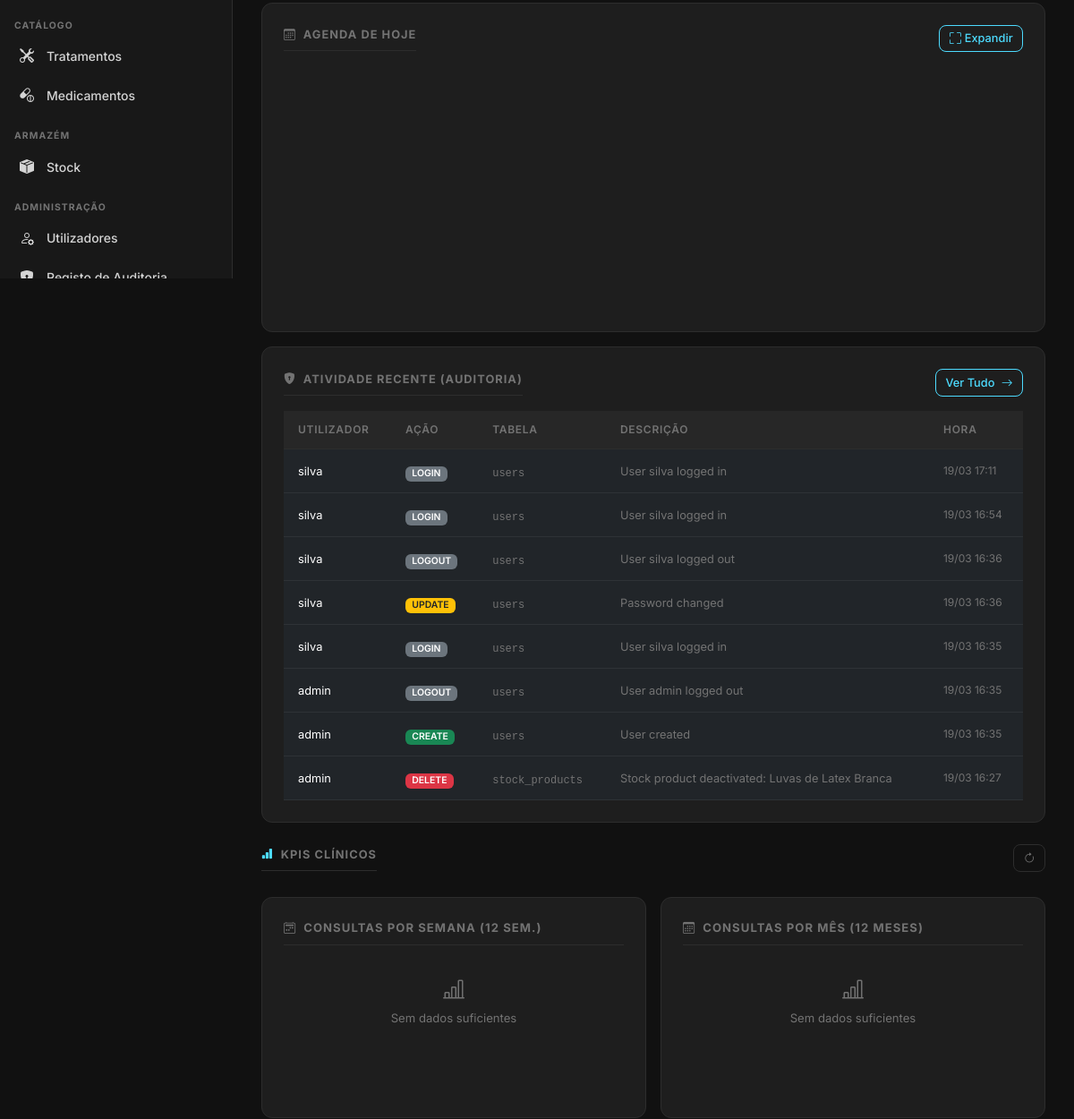
The page /dashboard (signed in, middle part) on the database as committed earlier.
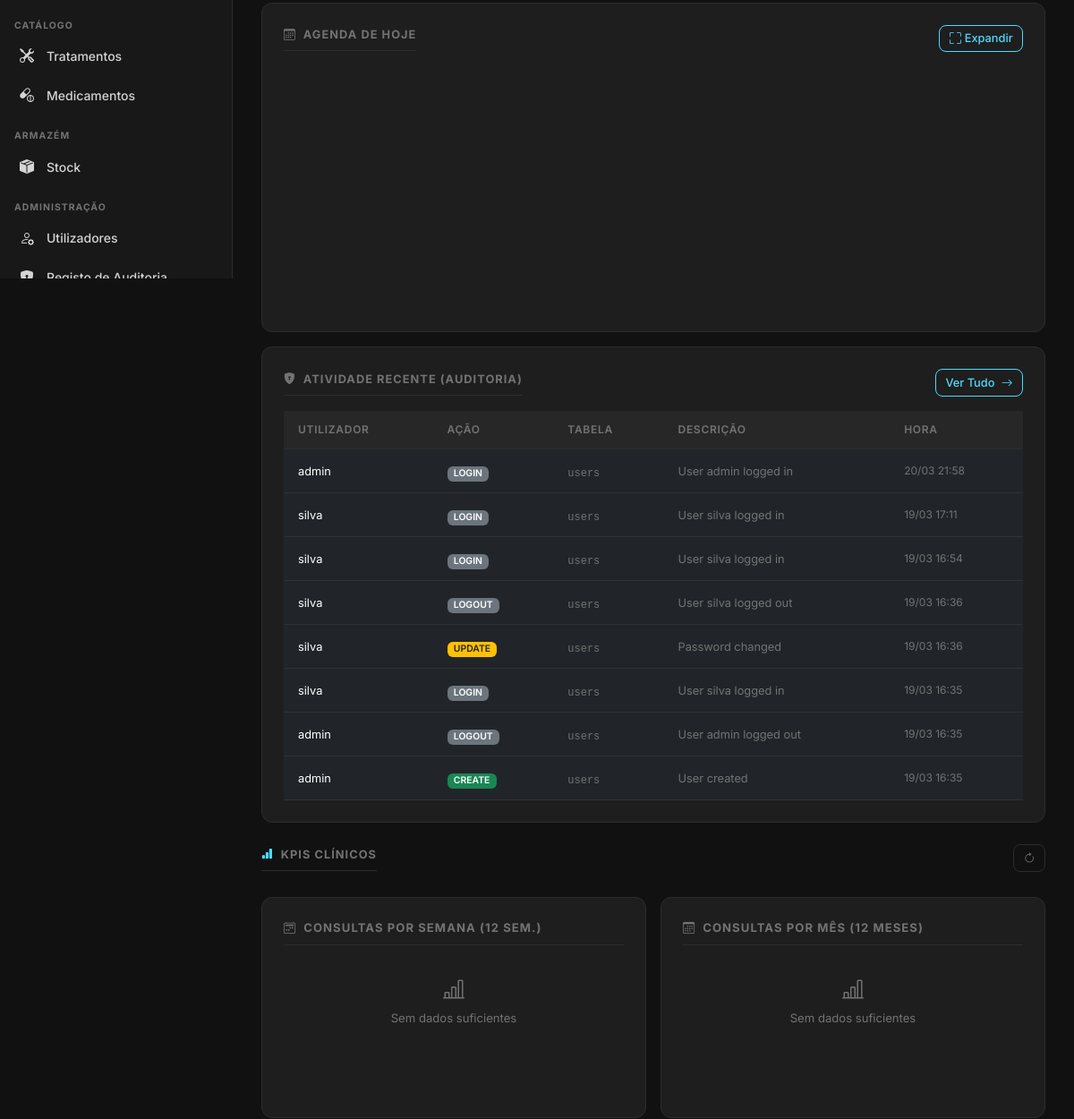
The same page on the database as committed later.
### app/models.py (models this page shows)
class AuditLog(db.Model):
    __tablename__ = 'audit_log'
    id = db.Column(db.Integer, primary_key=True)
    user_id = db.Column(db.Integer, db.ForeignKey('users.id'), nullable=True)
    username = db.Column(db.String(80), nullable=True)
    action = db.Column(db.String(20), nullable=False)
    table_name = db.Column(db.String(100), nullable=False)
    record_id = db.Column(db.Integer, nullable=True)
    old_value = db.Column(db.JSON, nullable=True)
    new_value = db.Column(db.JSON, nullable=True)
    description = db.Column(db.Text, nullable=True)
    ip_address = db.Column(db.String(50), nullable=True)
    timestamp = db.Column(db.DateTime, default=lambda: datetime.now(timezone.utc), index=True)
    user = db.relationship('User', backref='audit_entries')

### app/main/routes.py (the view, shortened to what this page needs)
@main_bp.route('/dashboard')
@login_required
def dashboard():
    ctx = {}
    if current_user.role in [Role.SUPERADMIN, Role.CLINICAL_DIRECTOR]:
        ctx['total_patients'] = Patient.query.filter_by(is_active=True).count()
        ctx['total_sessions'] = ClinicalSession.query.count()
        ctx['total_dentists'] = User.query.filter_by(role=Role.DENTIST, is_active=True).count()
        today_start = datetime.combine(date.today(), datetime.min.time())
        today_end   = datetime.combine(date.today(), datetime.max.time())
        ctx['total_appointments_today'] = (Appointment.query
            .filter(Appointment.start_time >= today_start,
                    Appointment.start_time <= today_end)
            .count())
        ctx['recent_sessions'] = (ClinicalSession.query
                                   .order_by(ClinicalSession.created_at.desc())
                                   .limit(5).all())
        ctx['rooms'] = Room.query.order_by(Room.number).all()
        if not ctx['rooms']:
            _seed_rooms()
            ctx['rooms'] = Room.query.order_by(Room.number).all()
        ctx['recent_audits'] = (AuditLog.query
                                 .order_by(AuditLog.timestamp.desc())
                                 .limit(8).all())
    return render_template('main/dashboard.html', **ctx)

### app/__init__.py (called while the page is built)
def get_locale():
    lang = session.get('lang')
    if lang in ['pt', 'en', 'es']:
        return lang
    return 'pt'

### app/models.py (called while the page is built)
    def role_display(self):
        role_map = {
            Role.SUPERADMIN: 'Superadmin',
            Role.CLINICAL_DIRECTOR: 'Diretor Clínico',
            Role.DENTIST: 'Dentista',
            Role.PATIENT: 'Paciente',
            Role.RECEPTION: 'Recepção',
        }
        return role_map.get(self.role, self.role)

    def role_badge_class(self):
        badge_map = {
            Role.SUPERADMIN: 'danger',
            Role.CLINICAL_DIRECTOR: 'primary',
            Role.DENTIST: 'success',
            Role.PATIENT: 'info',
            Role.RECEPTION: 'warning',
        }
        return badge_map.get(self.role, 'secondary')

    @classmethod
    def all_as_dict(cls):
        stored = {s.key: s.value for s in cls.query.all()}
        result = dict(cls._DEFAULTS)
        result.update(stored)
        return result

### app/templates/main/dashboard.html (shortened to what the changed rows need)
{% extends "base.html" %}
{% block content %}
{% if current_user.role in ['superadmin', 'clinical_director'] %}
<div class="row g-3">
  {% if current_user.role in ['superadmin', 'clinical_director'] %}
  <div class="col-12">
    <div class="dc-card">
      {% if recent_audits %}
      <div class="table-responsive">
        <table class="table table-sm mb-0">
          <thead>
            <tr>
              <th>{{ _('Utilizador') }}</th>
              <th>{{ _('Ação') }}</th>
              <th>{{ _('Tabela') }}</th>
              <th>{{ _('Descrição') }}</th>
              <th>{{ _('Hora') }}</th>
            </tr>
          </thead>
          <tbody>
            {% for log in recent_audits %}
            <tr>
              <td style="font-size:.8rem">{{ log.username or '—' }}</td>
              <td>
                <span class="badge bg-{% if log.action == 'CREATE' %}success{% elif log.action == 'UPDATE' %}warning text-dark{% elif log.action == 'DELETE' %}danger{% else %}secondary{% endif %}" style="font-size:.65rem">
                  {{ log.action }}
                </span>
              </td>
              <td><code style="font-size:.75rem;color:var(--dc-text-muted)">{{ log.table_name }}</code></td>
              <td style="font-size:.8rem;color:var(--dc-text-muted)">{{ (log.description or '')[:60] }}</td>
              <td style="font-size:.75rem;color:var(--dc-text-muted)">
                {{ log.timestamp.strftime('%d/%m %H:%M') if log.timestamp else '—' }}
              </td>
            </tr>
            {% endfor %}
          </tbody>
        </table>
      </div>
      {% else %}
      <div class="text-center py-3" style="color:var(--dc-text-muted)">
        <small>{{ _('Nenhuma atividade registada') }}</small>
      </div>
      {% endif %}
    </div>
  </div>
  {% endif %}
</div>
{% endif %}
{% endblock %}
{% block extra_css %}
{% if current_user.role in ['superadmin', 'clinical_director', 'reception'] %}
<link href="https://cdn.jsdelivr.net/npm/fullcalendar@6.1.10/index.global.min.css" rel="stylesheet">
{% endif %}
{% endblock %}

Rows that differ between the two databases and show on the page:
no longer on this page (row unchanged): AuditLog: username "admin", action "DELETE", table_name "stock_products", description "Stock product deactivated: Luvas de Latex Branca", timestamp "19/03 16:27"
added AuditLog: username "admin", action "LOGIN", table_name "users", description "User admin logged in", timestamp "20/03 21:58"
